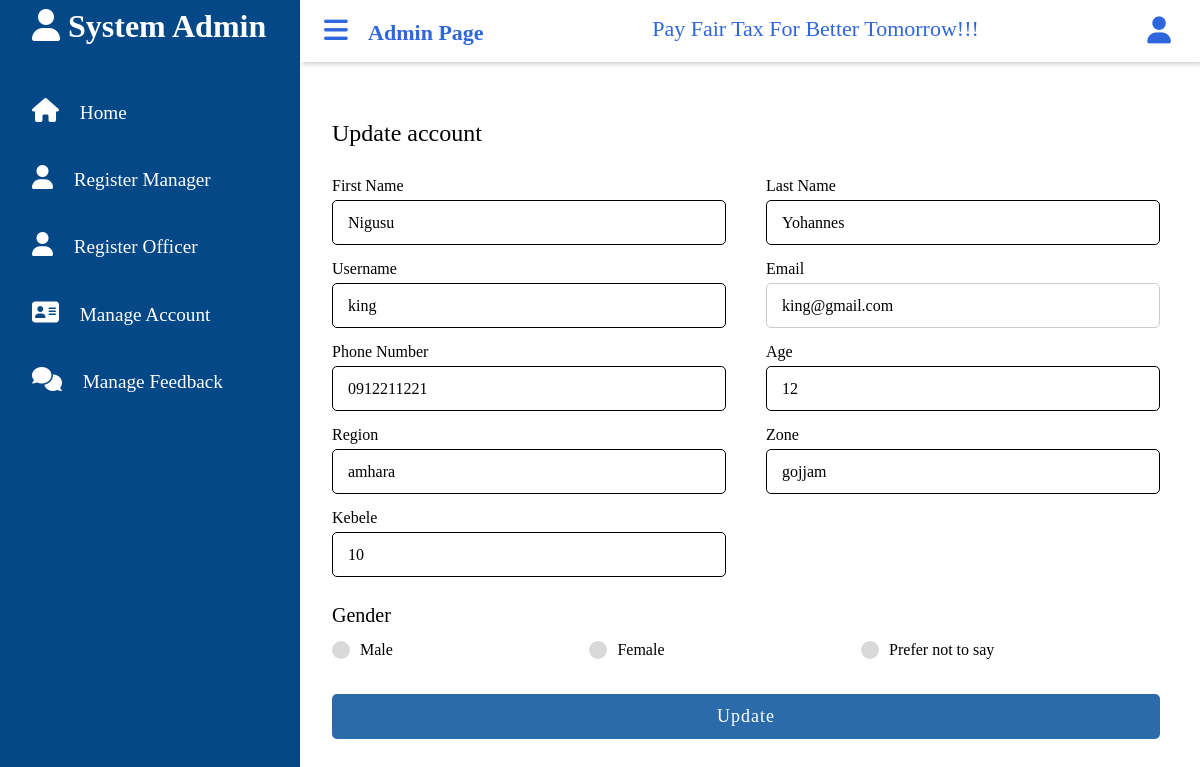
The app's page /admin/new1.php?update=36 (signed in) with its own data.
### tables this page shows
CREATE TABLE `regr_officer` (
  `officer_id` int(20) NOT NULL,
  `first_name` varchar(30) NOT NULL,
  `last_name` varchar(30) NOT NULL,
  `username` varchar(30) NOT NULL,
  `email` varchar(50) NOT NULL,
  `pnumber` varchar(10) NOT NULL,
  `password` varchar(16) NOT NULL,
  `age` varchar(2) NOT NULL,
  `registration_date` date NOT NULL,
  `region` varchar(30) NOT NULL,
  `zone` varchar(30) NOT NULL,
  `kebele` varchar(30) NOT NULL,
  `sex` varchar(5) NOT NULL,
  `admin_id` int(10) NOT NULL
);

### admin/new1.php (the view, shortened to what this page needs)
<!DOCTYPE html>
<html lang="en">
<head>
</head>
<body>
    <?php
        include("dashboard.php");
        if(isset($_GET['update']))
        $id=$_GET['update'];
        $query=mysqli_query($conn,"SELECT * from regr_officer where officer_id='$id' ");
        $rows=mysqli_fetch_array($query);
    ?>
        <div class="container"style="margin-top:-70px ">
            <div class="title" >Update account</div>
            <div class="content">
            <form action="#" method="POST" autocomplete="off">
                <div class="user-details">
                  <div class="input-box">
                    <span class="details">First Name</span>
                    <input type="text" name="first_name" value="<?php echo $rows['first_name']; ?>" required>
                  </div>
                  <div class="input-box">
                    <span class="details">Last Name</span>
                    <input type="text" name="last_name" value="<?php echo $rows['last_name']; ?>" required>
                  </div>
                  <div class="input-box">
                    <span class="details">Username</span>
                    <input type="text" name="username" value="<?php echo $rows['username']; ?>" required>
                  </div>
                  <div class="input-box">
                    <span class="details">Email</span>
                    <input type="email" name="email" value="<?php echo $rows['email']; ?>" readonly>
                  </div>
                  <div class="input-box">
                    <span class="details">Phone Number</span>
                    <input type="text" name="pnumber" value="<?php echo $rows['pnumber']; ?>" required>
                  </div>
                  <div class="input-box">
                    <span class="details">Age</span>
                    <input type="text" name="age" value="<?php echo $rows['age']; ?>" required>
                  </div>
                  <div class="input-box">
                    <span class="details">Region</span>
                    <input type="text" name="region" value="<?php echo $rows['region']; ?>" required>
                  </div>
                  <div class="input-box">
                    <span class="details">Zone</span>
                    <input type="text" name="zone" value="<?php echo $rows['zone']; ?>" required>
                  </div>
                  <div class="input-box">
                    <span class="details">Kebele</span>
                    <input type="text" name="kebele" value="<?php echo $rows['kebele']; ?>" required>
                  </div>
                </div>
                <div class="gender-details">
                  <span class="gender-title">Gender</span>
                  <div class="category">
                    <label for="dot-1">
                    <span class="dot one"></span>
                    <span class="gender">Male</span>
                  </label>
                  <label for="dot-2">
                    <span class="dot two"></span>
                    <span class="gender">Female</span>
                  </label>
                  <label for="dot-3">
                    <span class="dot three"></span>
                    <span class="gender">Prefer not to say</span>
                    </label>
                  </div>
                </div>
                <div class="button">
                <input style=" margin-bottom: 50px" name="submit" type="submit"  value="Update">
                </div>
              </form>
            </div>
          </div>
</body>
</html>

### admin/css/dashboard.css (style rules this page uses)
:root { --main-color:#dd2f6e; --color-dark:#1d2231; --text-gray:#8390a2; }
* { padding: 0; margin-top: 100px; box-sizing: border-box; font-family: 'poppins', 'sans-serif'; }
* { margin: 0; padding: 0; box-sizing: border-box; font-family: 'poppins', 'sans-serif'; text-decoration: none; }
body { height: 100vh; display: flex; justify-content: center; align-items: center; padding: 10px; background: linear-gradient(135deg, #ffffff, #ffffff); text-decoration: none; }
.container { width: 100%; background-color: #fff; padding: 25px 30px; margin-left: -10px; height: 100%; }
.container .title { font-size: 24px; font-weight: 500; position: relative; margin-bottom: 30px; margin-top: 120px; overflow: hidden; }
.content form .user-details { display: flex; flex-wrap: wrap; justify-content: space-between; margin: 20px 0 12px 0; }
form .user-details .input-box { margin-bottom: 15px; width: calc(100% / 2 - 20px); }
form .input-box span.details { display: block; font-weight: 500; margin-bottom: 5px; }
.user-details .input-box input { height: 45px; width: 100%; outline: none; font-size: 16px; border-radius: 5px; padding-left: 15px; border: 1px solid #ccc; transition: all 0.3s ease; }
.user-details .input-box input:focus, .user-details .input-box input:valid { border-color: #000000; }
form .gender-details .gender-title { font-size: 20px; font-weight: 500; }
form .category { display: flex; width: 80%; margin: 14px 0 ; justify-content: space-between; }
form .category label { display: flex; align-items: center; cursor: pointer; }
form .category label .dot { height: 18px; width: 18px; border-radius: 50%; margin-right: 10px; background: #d9d9d9; border: 5px solid transparent; transition: all 0.3s ease; }
form .button { height: 45px; margin: 35px 0; }
form .button input { height: 100%; width: 100%; border-radius: 5px; border: none; color: #fff; font-size: 18px; font-weight: 500; letter-spacing: 1px; cursor: pointer; transition: all 0.3s ease; background: linear-gradient(135deg, rgb(43, 107, 172), rgb(43, 107, 172)); }

### records on screen
regr_officer: first_name "Nigusu", last_name "Yohannes", username "king", email "king@gmail.com", pnumber "0912211221", age "12", region "amhara", zone "gojjam", kebele "10"
